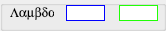
   <widget class="QGroupBox" name="groupBox_9">
    <property name="geometry">
     <rect>
      <x>120</x>
      <y>214</y>
      <width>166</width>
      <height>31</height>
     </rect>
    </property>
    <property name="title">
     <string/>
    </property>
    <widget class="QLabel" name="lblLambda">
     <property name="geometry">
      <rect>
       <x>10</x>
       <y>5</y>
       <width>44</width>
       <height>16</height>
      </rect>
     </property>
     <property name="font">
      <font>
       <family>Symbol</family>
       <pointsize>10</pointsize>
      </font>
     </property>
     <property name="text">
      <string>Lambda</string>
     </property>
    </widget>
    <widget class="QLineEdit" name="ledtlambda1">
     <property name="enabled">
      <bool>true</bool>
     </property>
     <property name="geometry">
      <rect>
       <x>66</x>
       <y>5</y>
       <width>39</width>
       <height>16</height>
      </rect>
     </property>
     <property name="sizePolicy">
      <sizepolicy hsizetype="Expanding" vsizetype="Maximum">
       <horstretch>0</horstretch>
       <verstretch>0</verstretch>
      </sizepolicy>
     </property>
     <property name="font">
      <font>
       <pointsize>8</pointsize>
      </font>
     </property>
     <property name="styleSheet">
      <string notr="true">border: 1px solid rgb(0, 0, 255);</string>
     </property>
     <property name="alignment">
      <set>Qt::AlignCenter</set>
     </property>
     <property name="readOnly">
      <bool>true</bool>
     </property>
    </widget>
    <widget class="QLineEdit" name="ledtlambda2">
     <property name="enabled">
      <bool>true</bool>
     </property>
     <property name="geometry">
      <rect>
       <x>119</x>
       <y>5</y>
       <width>39</width>
       <height>16</height>
      </rect>
     </property>
     <property name="sizePolicy">
      <sizepolicy hsizetype="Expanding" vsizetype="Maximum">
       <horstretch>0</horstretch>
       <verstretch>0</verstretch>
      </sizepolicy>
     </property>
     <property name="font">
      <font>
       <pointsize>8</pointsize>
      </font>
     </property>
     <property name="styleSheet">
      <string notr="true">border: 1px solid rgb(33, 255, 6);</string>
     </property>
     <property name="alignment">
      <set>Qt::AlignCenter</set>
     </property>
     <property name="readOnly">
      <bool>true</bool>
     </property>
    </widget>
   </widget>
